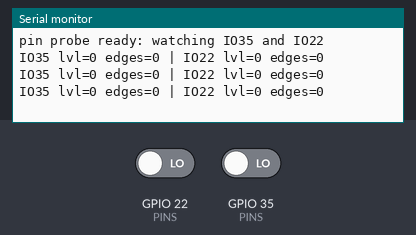
A sketch run on a simulated ESP32. On the bench: the last lines printed to the serial monitor. The inputs (shaded band) are chosen by the test bench; at power-on: GPIO 22 (PINS) LOW, GPIO 35 (PINS) LOW.

Above: at 3.8 s.
3.9 s: GPIO 22 (PINS) driven HIGH
At 4.8 s:
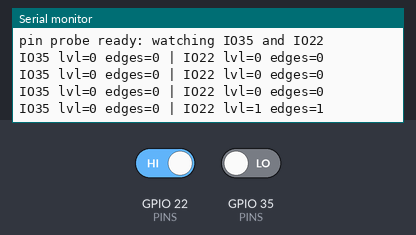
5.4 s: GPIO 35 (PINS) driven HIGH
At 6.5 s:
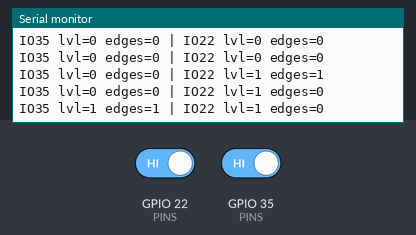
6.9 s: GPIO 22 (PINS) driven LOW
At 7.8 s:
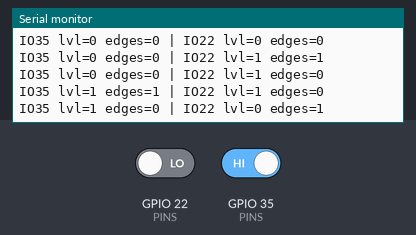
8.4 s: GPIO 35 (PINS) driven LOW
At 9.8 s:
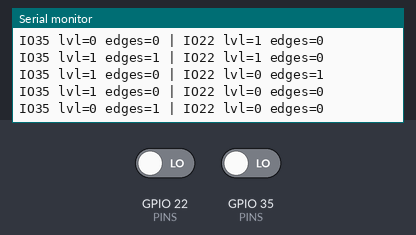

Measured:
- after the input at 3.9 s, the serial monitor: prints a new line after 0.10 s (image 1)
- after the input at 5.4 s, the serial monitor: prints a new line after 0.60 s (image 2)
- after the input at 6.9 s, the serial monitor: prints a new line after 0.10 s (image 3)
- after the input at 8.4 s, the serial monitor: prints a new line after 0.60 s (image 4)

The sketch:

pin_probe_cyd.ino
```cpp
// CYD pin probe: report level and edge count of IO35 and IO22 (both on P3) over USB serial.
// Used with the UNO Q pin_test sketch driving D1 as a 1 Hz square wave: a pin that is connected to D1 shows ~2 edges/s.
const int PINS[2] = {35, 22};
volatile uint32_t edges[2] = {0, 0};
void IRAM_ATTR on35() { edges[0]++; }
void IRAM_ATTR on22() { edges[1]++; }

void setup() {
  Serial.begin(115200);
  pinMode(35, INPUT); pinMode(22, INPUT);
  attachInterrupt(35, on35, CHANGE);
  attachInterrupt(22, on22, CHANGE);
  Serial.println("pin probe ready: watching IO35 and IO22");
}

void loop() {
  static uint32_t last = 0;
  if (millis() - last >= 1000) {
    last = millis();
    noInterrupts(); uint32_t a = edges[0], b = edges[1]; edges[0] = edges[1] = 0; interrupts();
    Serial.printf("IO35 lvl=%d edges=%u | IO22 lvl=%d edges=%u\n", digitalRead(35), a, digitalRead(22), b);
  }
}
```
